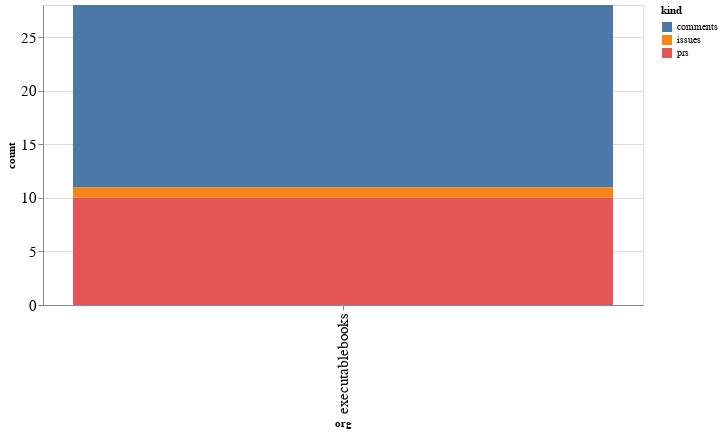

Notebook cell for this chart:
### Code cell
alt.Chart(org_summaries, width=600).mark_bar().encode(
    x='org',
    y='count',
    color='kind',
    tooltip="org"
)

### Figure 1 — Vega-Lite specification as saved in the notebook (floating-point values rounded to 4 significant figures)
{"config": {"axisLeft": {"labelFontSize": 15}, "axisBottom": {"labelFontSize": 15}}, "data": {"name": "data-fc10dd08ecc44f8c17de4ce44e10575f"}, "mark": "bar", "encoding": {"color": {"type": "nominal", "field": "kind"}, "tooltip": {"type": "nominal", "field": "org"}, "x": {"type": "nominal", "field": "org"}, "y": {"type": "quantitative", "field": "count"}}, "width": 600, "$schema": "https://vega.github.io/schema/vega-lite/v4.8.1.json", "datasets": {"data-fc10dd08ecc44f8c17de4ce44e10575f": [{"org": "executablebooks", "kind": "comments", "count": 17}, {"org": "executablebooks", "kind": "issues", "count": 1}, {"org": "executablebooks", "kind": "prs", "count": 10}]}}
